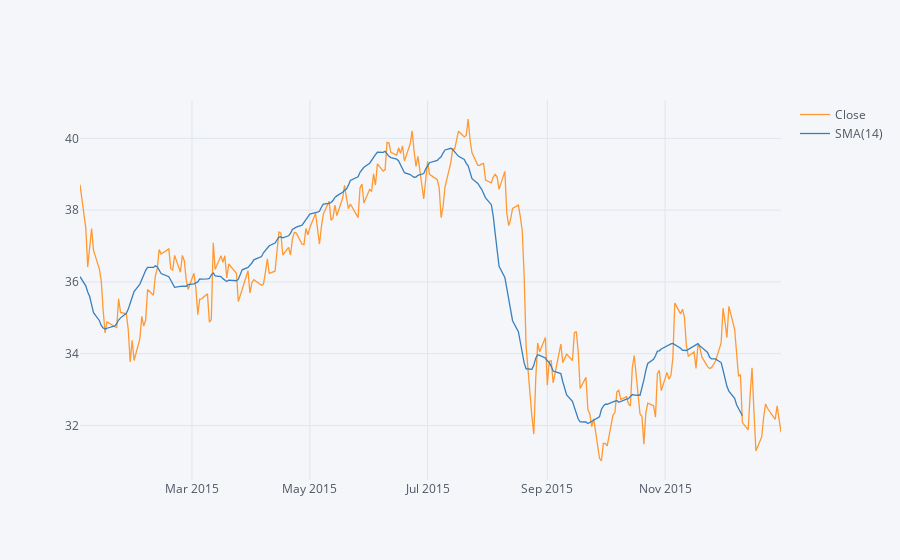

This figure's notebook cell:
### Markdown cell above
#### Use .ta_plot(study='sma') to create a Simple Moving Averages plot of Morgan Stanley for the year 2015.

### Code cell
MS['Close'].loc[datetime.datetime(2016,1,1):datetime.datetime(2015,1,1)].ta_plot(study = 'sma')

### Figure 1 — Plotly figure (JSON) as saved in the notebook; plotly's stock layout.template omitted (floating-point values rounded to 4 significant figures; data arrays with more than 128 entries replaced by an {"elided": "..."} marker saying what was removed)
{"data": [{"line": {"color": "rgba(255, 153, 51, 1.0)", "dash": "solid", "shape": "linear", "width": 1.3}, "mode": "lines", "name": "Close", "text": "", "type": "scatter", "x": {"elided": "252 str values"}, "y": {"elided": "252 float values"}}, {"line": {"color": "rgba(55, 128, 191, 1.0)", "dash": "solid", "shape": "linear", "width": 1.3}, "mode": "lines", "name": "SMA(14)", "text": "", "type": "scatter", "x": {"elided": "252 str values"}, "y": {"elided": "252 mixed values"}}], "layout": {"legend": {"bgcolor": "#F5F6F9", "font": {"color": "#4D5663"}}, "paper_bgcolor": "#F5F6F9", "plot_bgcolor": "#F5F6F9", "title": {"font": {"color": "#4D5663"}}, "xaxis": {"gridcolor": "#E1E5ED", "showgrid": true, "tickfont": {"color": "#4D5663"}, "title": {"font": {"color": "#4D5663"}, "text": ""}, "zerolinecolor": "#E1E5ED"}, "yaxis": {"gridcolor": "#E1E5ED", "showgrid": true, "tickfont": {"color": "#4D5663"}, "title": {"font": {"color": "#4D5663"}, "text": ""}, "zerolinecolor": "#E1E5ED"}}}
